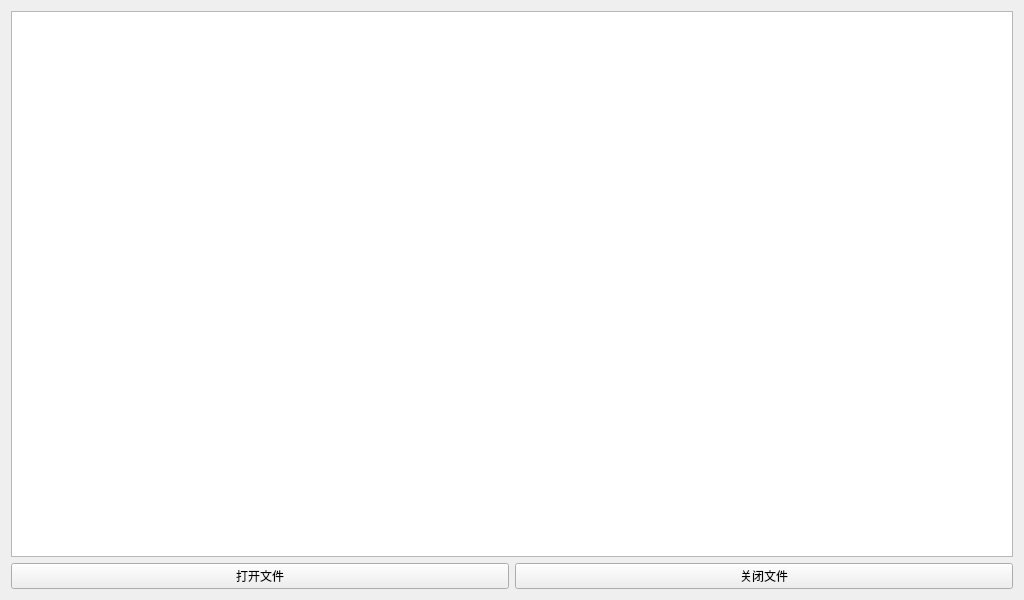
<?xml version="1.0" encoding="UTF-8"?>
<ui version="4.0">
 <class>Widget</class>
 <widget class="QWidget" name="Widget">
  <property name="geometry">
   <rect>
    <x>0</x>
    <y>0</y>
    <width>1024</width>
    <height>600</height>
   </rect>
  </property>
  <property name="windowTitle">
   <string>Widget</string>
  </property>
  <layout class="QVBoxLayout" name="verticalLayout">
   <item>
    <widget class="QTextEdit" name="textEdit"/>
   </item>
   <item>
    <layout class="QHBoxLayout" name="horizontalLayout">
     <item>
      <widget class="QPushButton" name="pushButton_2">
       <property name="text">
        <string>打开文件</string>
       </property>
      </widget>
     </item>
     <item>
      <widget class="QPushButton" name="pushButton">
       <property name="text">
        <string>关闭文件</string>
       </property>
      </widget>
     </item>
    </layout>
   </item>
  </layout>
 </widget>
 <resources/>
 <connections/>
</ui>
